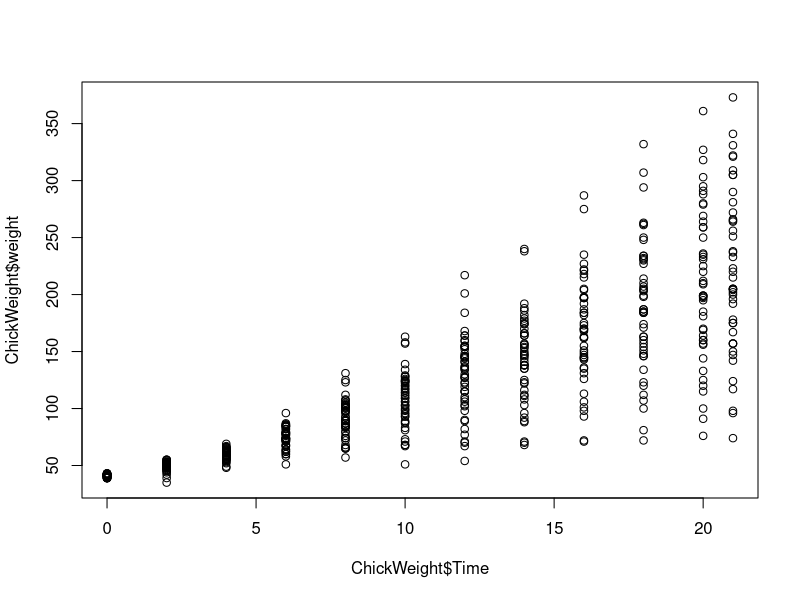

Recreate this plot in R. (Note: this script raises an error after producing the figure.)
# y = β0 + β1x1 + β2X2

data("ChickWeight")
plot(ChickWeight$weight~ChickWeight$Time)
fit <- lm(ChickWeight$weight ~ ChickWeight$Diet + ChickWeight$Time + ChickWeight$Chick)
summary(fit)
install.packages("viridis")
library(viridis)
Uqique(ChickWeight$Diet)
cols <- viridis(4)
cols <- rainbow(4)

vec.cols <- cols[ChickWeight$Diet]

jitter <- runif(n=nrow(ChickWeight), min = -.3, max =.3)

plot(y =ChickWeight$weight, 
     x = ChickWeight$Time + jitter, 
     col=vec.cols, pch = 16, 
     ylim=c(0, max(ChickWeight$weight)),
     cex=.6,
     ylab="Weight (g)",
     xlab="day")
                                                                           
points(x=rep(0, 4), y=seq(from=330, by=15, length.out = 4), pch=16, col= cols)

text(x=rep(0, 4), y=seq(from=330, by=15, length.out = 4), pch=16, col= cols, 
     labels=c("Diet1", "Diet2","Diet3","Diet4"),
     pos = 4, cex = .6)

fit <- lm(ChickWeight$weight ~ ChickWeight$Time)

abline(fit, col= "red", lwd=2)

ggraptR(ChickWeight)

tree.height <- rnorm(300, mean=30, sd=5)
hist(tree.height)
treatment <- rep(c("A", "B", "C"), each = 100)
x <- data.frame(tree.height[1:100], tree.height[101:200], tree.height[201:300])

newx <- data.frame(tree.height, treatment)
ggraptR(newx)


boxplot(x)

install.packages("beeswarm")
library(beeswarm)
beeswarm(x, cex=.5, method = "swarm")

ggplot(newx, aes(y=tree.height, x=as.factor(treatment))) + 
  geom_jitter(width=.04, size=.5, alpha=.5) +
  geom_boxplot(stat="boxplot", position="dodge", alpha=0.5, outlier.shape = NA) + 
  theme_classic() +
  theme(text=element_text(family="sans", face="plain", color="#000000", size=15, hjust=0.5, vjust=0.5)) + 
  xlab("as.factor(treatment)") + 
  ylab("tree.height") 


ggplot(newx, aes(y=tree.height, x=as.factor(treatment))) + 
  geom_violin(stat="ydensity", position="dodge", alpha=0.5, trim=TRUE, scale="area") +
  theme_classic() +
  theme(text=element_text(family="sans", face="plain", color="#000000", size=15, hjust=0.5, vjust=0.5)) + 
  xlab("as.factor(treatment)") + 
  ylab("tree.height") 






